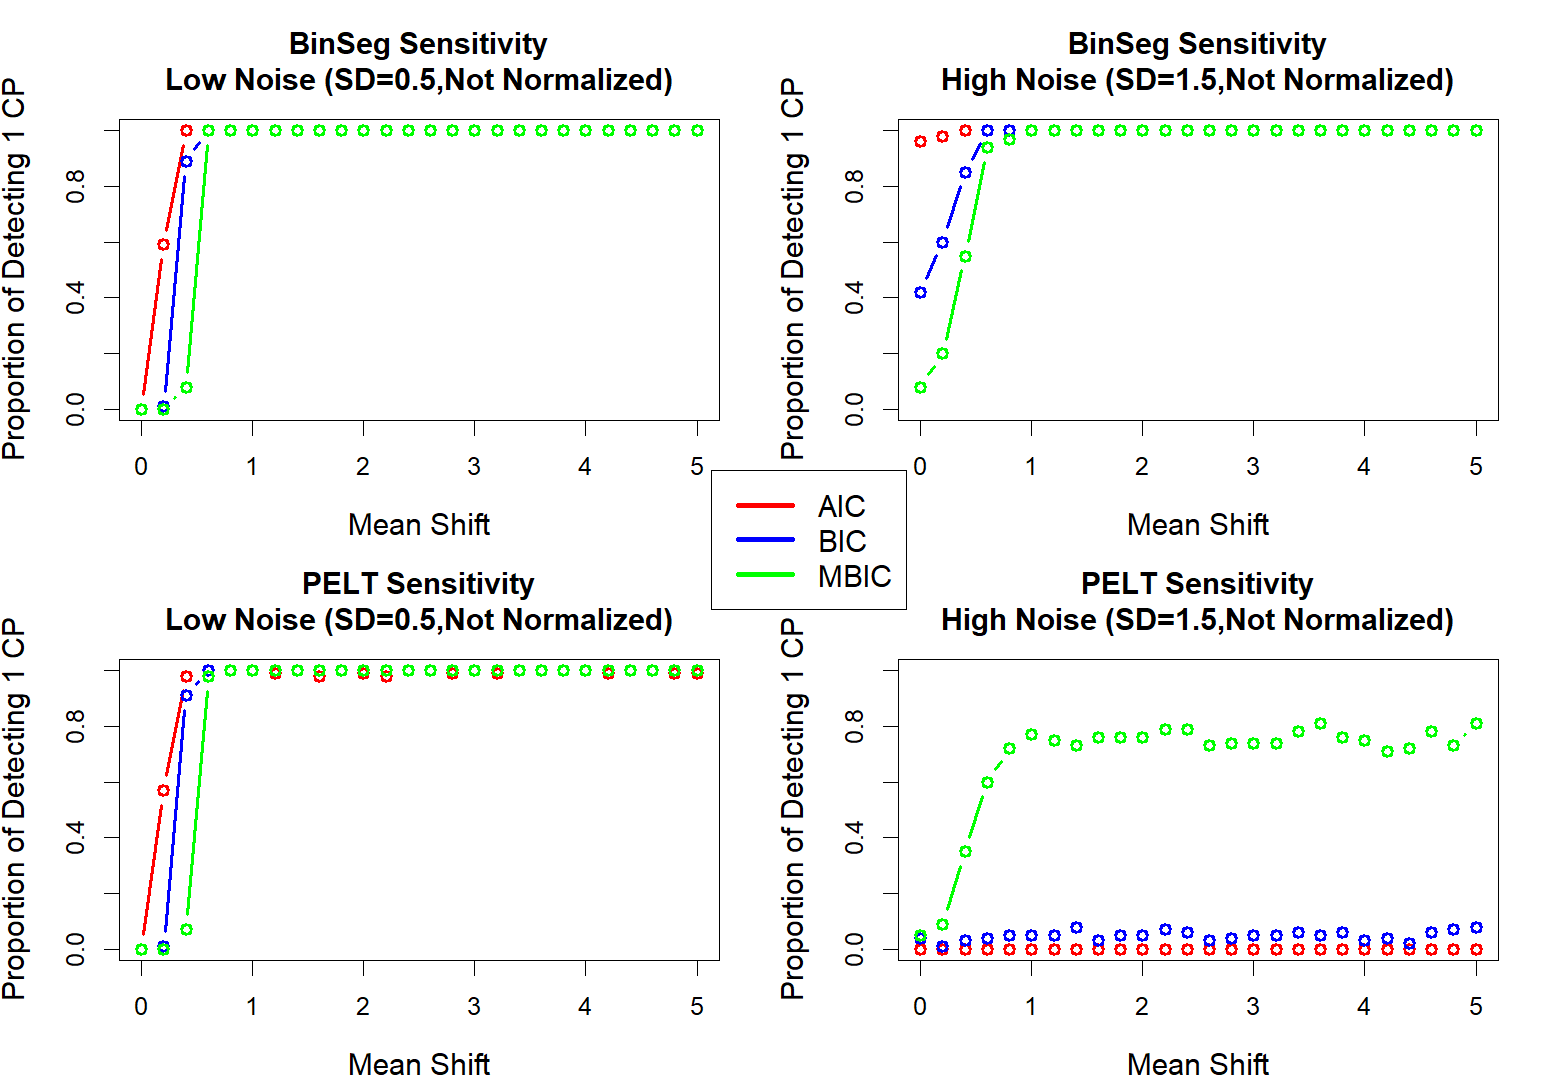

Reproduce this figure in R.
###############################################################################
# 0) LOAD PACKAGES AND HELPER CODE
###############################################################################
library(changepoint)

# (A) Data Simulation
sim_data <- function(seg_lens = c(200, 200), means = c(0, 5), sd = c(0.5, 0.5)) {
  out <- numeric(0)
  for(i in seq_along(seg_lens)) {
    out <- c(out, rnorm(seg_lens[i], mean=means[i], sd=sd[i]))
  }
  return(out)
}
sim_data_low <- function() sim_data(means=c(0,5), sd=c(0.5,0.5))
sim_data_high <- function() sim_data(means=c(0,5), sd=c(1.5,1.5))

# (B) Detection Functions (BinSeg, PELT) - single CP
detect_binseg <- function(data, penalty_method="MBIC") {
  cpt.mean(data, method="BinSeg", penalty=penalty_method, Q=1)
}
detect_pelt <- function(data, penalty_method="MBIC") {
  cpt.mean(data, method="PELT", penalty=penalty_method, Q=1)
}

# (C) Repeated Simulation
repeat_simulation_low_binseg <- function(times=100, means=c(0,5), penalty_method="MBIC") {
  results <- vector("list", times)
  for(j in seq_len(times)) {
    d <- sim_data(means=means, sd=c(0.5,0.5))
    fit <- detect_binseg(d, penalty_method)
    results[[j]] <- cpts(fit)
  }
  results
}
repeat_simulation_high_binseg <- function(times=100, means=c(0,5), penalty_method="MBIC") {
  results <- vector("list", times)
  for(j in seq_len(times)) {
    d <- sim_data(means=means, sd=c(1.5,1.5))
    fit <- detect_binseg(d, penalty_method)
    results[[j]] <- cpts(fit)
  }
  results
}
repeat_simulation_low_pelt <- function(times=100, means=c(0,5), penalty_method="MBIC") {
  results <- vector("list", times)
  for(j in seq_len(times)) {
    d <- sim_data(means=means, sd=c(0.5,0.5))
    fit <- detect_pelt(d, penalty_method)
    results[[j]] <- cpts(fit)
  }
  results
}
repeat_simulation_high_pelt <- function(times=100, means=c(0,5), penalty_method="MBIC") {
  results <- vector("list", times)
  for(j in seq_len(times)) {
    d <- sim_data(means=means, sd=c(1.5,1.5))
    fit <- detect_pelt(d, penalty_method)
    results[[j]] <- cpts(fit)
  }
  results
}

# (D) MAD Normalization + Repeat Functions
normalize_data <- function(x) {
  scale_est <- mad(diff(x)) / sqrt(2)
  x_norm <- x / scale_est
  return(x_norm)
}

repeat_simulation_low_binseg_norm <- function(times=100, means=c(0,5), penalty_method="MBIC") {
  results <- vector("list", times)
  for(j in seq_len(times)) {
    d <- sim_data(means=means, sd=c(0.5,0.5))
    d_norm <- normalize_data(d)
    fit <- detect_binseg(d_norm, penalty_method)
    results[[j]] <- cpts(fit)
  }
  results
}
repeat_simulation_high_binseg_norm <- function(times=100, means=c(0,5), penalty_method="MBIC") {
  results <- vector("list", times)
  for(j in seq_len(times)) {
    d <- sim_data(means=means, sd=c(1.5,1.5))
    d_norm <- normalize_data(d)
    fit <- detect_binseg(d_norm, penalty_method)
    results[[j]] <- cpts(fit)
  }
  results
}
repeat_simulation_low_pelt_norm <- function(times=100, means=c(0,5), penalty_method="MBIC") {
  results <- vector("list", times)
  for(j in seq_len(times)) {
    d <- sim_data(means=means, sd=c(0.5,0.5))
    d_norm <- normalize_data(d)
    fit <- detect_pelt(d_norm, penalty_method)
    results[[j]] <- cpts(fit)
  }
  results
}
repeat_simulation_high_pelt_norm <- function(times=100, means=c(0,5), penalty_method="MBIC") {
  results <- vector("list", times)
  for(j in seq_len(times)) {
    d <- sim_data(means=means, sd=c(1.5,1.5))
    d_norm <- normalize_data(d)
    fit <- detect_pelt(d_norm, penalty_method)
    results[[j]] <- cpts(fit)
  }
  results
}

# (E) Sensitivity Analysis
sensitivity_to_mean_step_size <- function(repeat_sim_func) {
  mean_shifts <- seq(0, 5, by=0.2)
  pct_1cpts <- numeric(length(mean_shifts))
  for(k in seq_along(mean_shifts)) {
    sim_results <- repeat_sim_func(times=100, means=c(0, mean_shifts[k]))
    # fraction with exactly 1 CP
    pct_1cpts[k] <- mean(sapply(sim_results, length) == 1)
  }
  data.frame(mean_shift=mean_shifts, pct_1cpts=pct_1cpts)
}

###############################################################################
# 1) PENALTIES + COLORS
###############################################################################
penalties <- c("AIC", "BIC", "MBIC")
colors <- c("red", "blue", "green")

###############################################################################
# 2) PLOTS FOR UNNORMALIZED DATA (2x2) + SINGLE LEGEND
###############################################################################
par(mfrow=c(2,2), mar=c(4,4,4,2))

# -- BinSeg, Low Noise --
plot(NULL, xlim=c(0,5), ylim=c(0,1),
     main="BinSeg Sensitivity\nLow Noise (SD=0.5,Not Normalized)",
     xlab="Mean Shift", ylab="Proportion of Detecting 1 CP", cex.lab=1.2)
for(i in seq_along(penalties)) {
  df <- sensitivity_to_mean_step_size(function(times, means)
    repeat_simulation_low_binseg(times, means, penalty_method=penalties[i]))
  lines(df$mean_shift, df$pct_1cpts, type="b", col=colors[i], lwd=2)
}

# -- BinSeg, High Noise --
plot(NULL, xlim=c(0,5), ylim=c(0,1),
     main="BinSeg Sensitivity\nHigh Noise (SD=1.5,Not Normalized)",
     xlab="Mean Shift", ylab="Proportion of Detecting 1 CP", cex.lab=1.2)
for(i in seq_along(penalties)) {
  df <- sensitivity_to_mean_step_size(function(times, means)
    repeat_simulation_high_binseg(times, means, penalty_method=penalties[i]))
  lines(df$mean_shift, df$pct_1cpts, type="b", col=colors[i], lwd=2)
}

# -- PELT, Low Noise --
plot(NULL, xlim=c(0,5), ylim=c(0,1),
     main="PELT Sensitivity\nLow Noise (SD=0.5,Not Normalized)",
     xlab="Mean Shift", ylab="Proportion of Detecting 1 CP", cex.lab=1.2)
for(i in seq_along(penalties)) {
  df <- sensitivity_to_mean_step_size(function(times, means)
    repeat_simulation_low_pelt(times, means, penalty_method=penalties[i]))
  lines(df$mean_shift, df$pct_1cpts, type="b", col=colors[i], lwd=2)
}

# -- PELT, High Noise --
plot(NULL, xlim=c(0,5), ylim=c(0,1),
     main="PELT Sensitivity\nHigh Noise (SD=1.5,Not Normalized)",
     xlab="Mean Shift", ylab="Proportion of Detecting 1 CP", cex.lab=1.2)
for(i in seq_along(penalties)) {
  df <- sensitivity_to_mean_step_size(function(times, means)
    repeat_simulation_high_pelt(times, means, penalty_method=penalties[i]))
  lines(df$mean_shift, df$pct_1cpts, type="b", col=colors[i], lwd=2)
}

# --- NOW ADD A LEGEND IN THE ABSOLUTE CENTER ---
par(xpd=NA, fig=c(0,1,0,1), new=TRUE)
plot(0,0,type="n", bty="n", xlab="", ylab="",
     xlim=c(0,1), ylim=c(0,1), xaxt="n", yaxt="n")

legend(
  x=0.5, y=0.5,            # put the legend at device-center
  legend=c("AIC", "BIC", "MBIC"), 
  col   =c("red","blue","green"),
  lty   =1, lwd=3,
  xjust=0.5, yjust=0.5,    # anchor by center
  cex=1.2, bg="white"      # white background if desired
)

###############################################################################
# 3) PLOTS FOR MAD-NORMALIZED DATA (2x2) + SINGLE LEGEND
###############################################################################
par(mfrow=c(2,2), mar=c(4,4,4,2))

# -- BinSeg, Low Noise, Normalized --
plot(NULL, xlim=c(0,5), ylim=c(0,1),
     main="BinSeg (Normalized)\nLow Noise (SD=0.5)",
     xlab="Mean Shift", ylab="Proportion of Detecting 1 CP", cex.lab=1.2)
for(i in seq_along(penalties)) {
  df_norm <- sensitivity_to_mean_step_size(function(times, means)
    repeat_simulation_low_binseg_norm(times, means, penalty_method=penalties[i]))
  lines(df_norm$mean_shift, df_norm$pct_1cpts, type="b", col=colors[i], lwd=2)
}

# -- BinSeg, High Noise, Normalized --
plot(NULL, xlim=c(0,5), ylim=c(0,1),
     main="BinSeg (Normalized)\nHigh Noise (SD=1.5)",
     xlab="Mean Shift", ylab="Proportion of Detecting 1 CP", cex.lab=1.2)
for(i in seq_along(penalties)) {
  df_norm <- sensitivity_to_mean_step_size(function(times, means)
    repeat_simulation_high_binseg_norm(times, means, penalty_method=penalties[i]))
  lines(df_norm$mean_shift, df_norm$pct_1cpts, type="b", col=colors[i], lwd=2)
}

# -- PELT, Low Noise, Normalized --
plot(NULL, xlim=c(0,5), ylim=c(0,1),
     main="PELT (Normalized)\nLow Noise (SD=0.5)",
     xlab="Mean Shift", ylab="Proportion of Detecting 1 CP", cex.lab=1.2)
for(i in seq_along(penalties)) {
  df_norm <- sensitivity_to_mean_step_size(function(times, means)
    repeat_simulation_low_pelt_norm(times, means, penalty_method=penalties[i]))
  lines(df_norm$mean_shift, df_norm$pct_1cpts, type="b", col=colors[i], lwd=2)
}

# -- PELT, High Noise, Normalized --
plot(NULL, xlim=c(0,5), ylim=c(0,1),
     main="PELT (Normalized)\nHigh Noise (SD=1.5)",
     xlab="Mean Shift", ylab="Proportion of Detecting 1 CP", cex.lab=1.2)
for(i in seq_along(penalties)) {
  df_norm <- sensitivity_to_mean_step_size(function(times, means)
    repeat_simulation_high_pelt_norm(times, means, penalty_method=penalties[i]))
  lines(df_norm$mean_shift, df_norm$pct_1cpts, type="b", col=colors[i], lwd=2)
}


# --- NOW ADD A LEGEND IN THE ABSOLUTE CENTER ---
par(xpd=NA, fig=c(0,1,0,1), new=TRUE)
plot(0,0,type="n", bty="n", xlab="", ylab="",
     xlim=c(0,1), ylim=c(0,1), xaxt="n", yaxt="n")

legend(
  x=0.5, y=0.5,            # put the legend at device-center
  legend=c("AIC", "BIC", "MBIC"), 
  col   =c("red","blue","green"),
  lty   =1, lwd=3,
  xjust=0.5, yjust=0.5,    # anchor by center
  cex=1.2, bg="white"      # white background if desired
)

###############################################################################
# 4) VISUALIZE SINGLE REALIZATIONS (2 plots) + SINGLE LEGEND
###############################################################################
# We'll produce 2 plots (top=low noise, bottom=high noise),
# with a single legend for both methods.
# Generate the two datasets
set.seed(2023)
data_low <- sim_data_low()
data_high <- sim_data_high()

# Then proceed with plotting
par(mfrow=c(2,1), mar=c(4,4,4,2))

# (A) Low Noise
plot(data_low, type="l", main="Low Noise (SD=0.5)",
     xlab="Index", ylab="Value", cex.lab=1.2)
fit_binseg_low <- detect_binseg(data_low, penalty_method="MBIC")
abline(v = cpts(fit_binseg_low), col="blue", lwd=2, lty=2, xpd=FALSE)
fit_pelt_low <- detect_pelt(data_low, penalty_method="MBIC")
abline(v = cpts(fit_pelt_low), col="red", lwd=2, lty=3, xpd=FALSE)

# (B) High Noise
plot(data_high, type="l", main="High Noise (SD=1.5)",
     xlab="Index", ylab="Value", cex.lab=1.2)
fit_binseg_high <- detect_binseg(data_high, penalty_method="MBIC")
abline(v = cpts(fit_binseg_high), col="blue", lwd=2, lty=2, xpd=FALSE)
fit_pelt_high <- detect_pelt(data_high, penalty_method="MBIC")
abline(v = cpts(fit_pelt_high), col="red", lwd=2, lty=3, xpd=FALSE)

# Single legend for both
par(xpd=NA)
legend(x = -30, y = 22.5,
       legend=c("BinSeg CP","PELT CP"),
       col=c("blue","red"), lty=c(2,3), lwd=2,
       horiz=TRUE, cex=1.0, box.lty=0)
par(xpd=FALSE)
